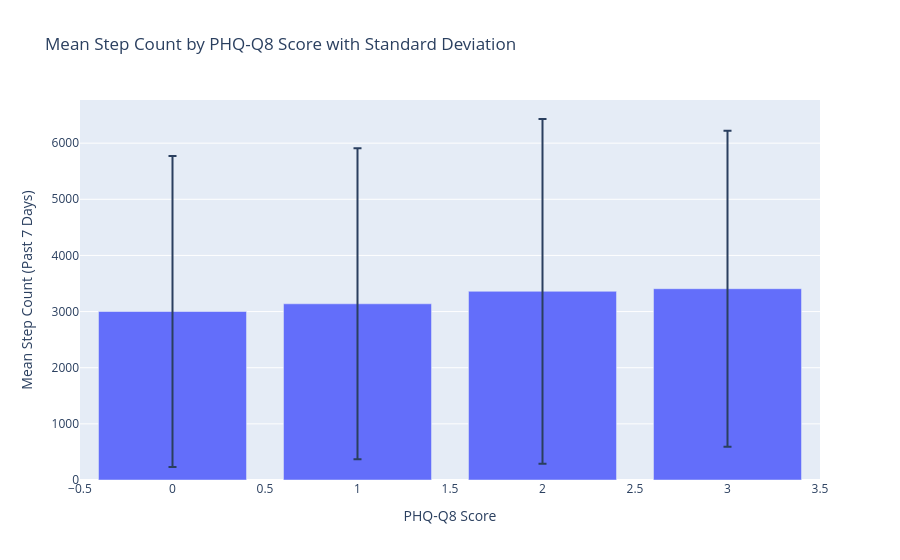

The code cell stored with this chart in its notebook:
### Code cell
# Calculate means and standard deviations
summary_stats = df.groupby('phq_q8')['step_count_m7'].agg(['mean', 'std']).reset_index()

# Create error bar plot
fig = go.Figure(data=[go.Bar(
    x=summary_stats['phq_q8'],
    y=summary_stats['mean'],
    error_y=dict(type='data',  # value of error bar given in data coordinates
                 array=summary_stats['std'])
)])

fig.update_layout(
    title='Mean Step Count by PHQ-Q8 Score with Standard Deviation',
    xaxis_title='PHQ-Q8 Score',
    yaxis_title='Mean Step Count (Past 7 Days)'
)

fig.show()

### Figure 1 — Plotly figure (JSON) as saved in the notebook; plotly's stock layout.template omitted (floating-point values rounded to 4 significant figures)
{"data": [{"error_y": {"array": [2769.0, 2771.0, 3069.0, 2815.0], "type": "data"}, "type": "bar", "x": [0, 1, 2, 3], "y": [3001.0, 3138.0, 3361.0, 3407.0]}], "layout": {"title": {"text": "Mean Step Count by PHQ-Q8 Score with Standard Deviation"}, "xaxis": {"title": {"text": "PHQ-Q8 Score"}}, "yaxis": {"title": {"text": "Mean Step Count (Past 7 Days)"}}}}
